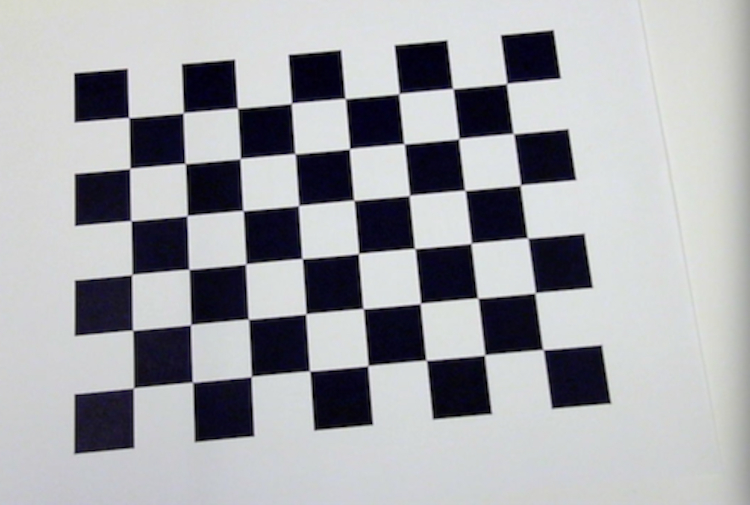
#> input picture app/sensors/calibrate/img1.jpg, 750 x 505 px, found by its file name; its folder holds only this picture in this run
$ python camera.py
#> lines starting #> are read from the running program, lines starting #| are printed output that depends on the picture; after the words box and inside, x2 and y2 are one past the last pixel; in counts of white or black regions, pixels touching at a corner belong together
import numpy as np
import cv2

## PROCES DE CALIBRATGE DE CAMERA
checkerboard = (8,6)
criteri = (cv2.TERM_CRITERIA_EPS + cv2.TermCriteria_MAX_ITER, 30, 0.001)
#para quan: max iter = 30, canvi entre iter > 0.001

obj3DPoints= np.zeros((checkerboard[0]*checkerboard[1], 3), np.float32) #coords x,y,z per cada punt
obj3DPoints[:,:2] = np.mgrid[0:checkerboard[0], 0:checkerboard[1]].T.reshape(-1,2) #converteix en llista de parells [x,y], [x,y]...
# deixa z = 0 (no l'agafa!)

objPoints = []
imgPoints = []

for idx in range(1, 10):
    filepath = f"app/sensors/calibrate/img{idx}.jpg"
    print(f"Cargando {filepath}")
    im = cv2.imread(filepath)
#> im is the input picture: shape (505, 750, 3); mean B, G, R 168.7, 164.3, 163.2
    if im is None:
        print(f"No s'ha pogut carregar la imatge {filepath}!")
        continue

    im_bw = cv2.cvtColor(im, cv2.COLOR_BGR2GRAY)
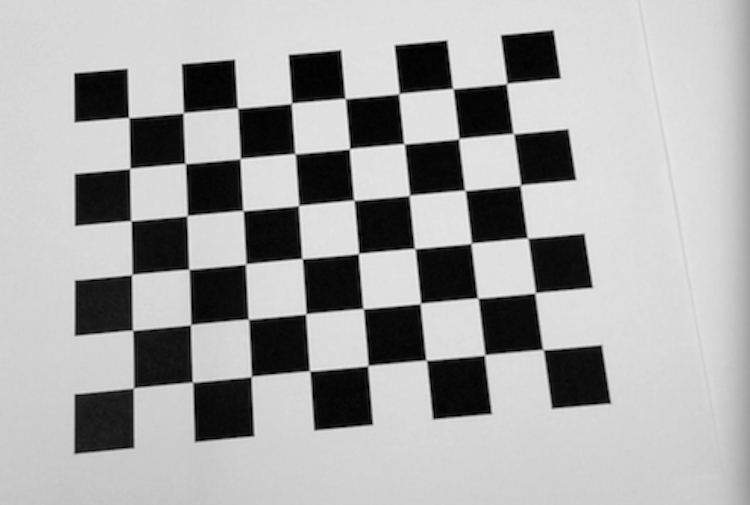
#> im_bw: shape (505, 750); min 0, max 240, mean 164.5
    ret, cantons = cv2.findChessboardCorners(im_bw, checkerboard, None)
#> ret = True; cantons = 48 rows, first 8: [129.8, 116.5], [184.5, 113.6], [236.5, 109.4], [290.5, 102.3], [346.1, 97.49], [397.7, 92.93], [452.9, 88.46], [505.6, 82.4]

    if ret:
        objPoints.append(obj3DPoints)
        cantons_improved = cv2.cornerSubPix(im_bw, cantons, (11, 11), (-1, -1), criteri)
#> cantons_improved = 48 rows, first 8: [128.7, 117.6], [183.2, 112.7], [237.5, 108.2], [291.4, 103.3], [345.3, 98.58], [398.9, 93.7], [452.7, 88.55], [506.6, 83.54]
        imgPoints.append(cantons_improved)
        cv2.drawChessboardCorners(im, checkerboard, cantons_improved, ret)
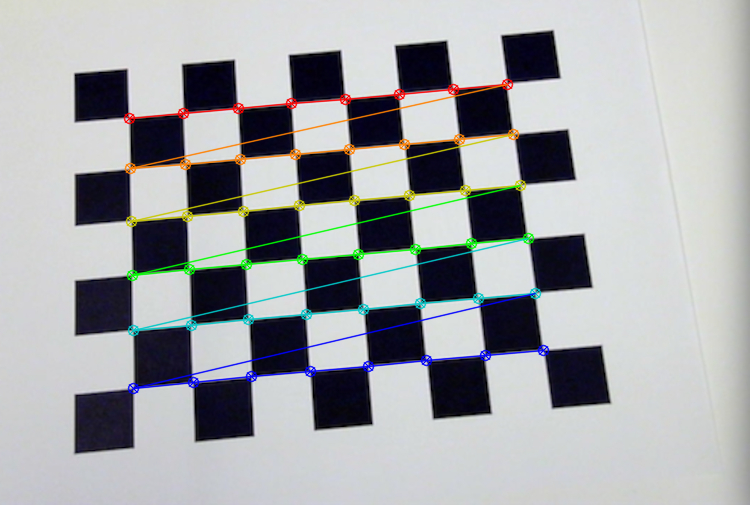
#> im: shape (505, 750, 3); 4.43% of pixels changed, all inside (x1, y1, x2, y2) = (123, 78, 550, 395)
        cv2.imshow("calibracio_img", im)
        cv2.waitKey(2000)
    else:
        print(f"No s'han trobat cantonades a {filepath}")

cv2.destroyAllWindows()

#a partir d'aqui s'ha de fer proves amb la camera del robot per guardar configs
if len(objPoints) > 0 and len(imgPoints) > 0:
    ret, camera_matrix, distorsion, rot, trans = cv2.calibrateCamera(objPoints, imgPoints, im_bw.shape[::-1], None, None)
    file = cv2.FileStorage("app/sensors/calibrate/camera_calibration.yaml", cv2.FILE_STORAGE_WRITE)
    file.write("camera_matrix", camera_matrix)
    file.write("distorsion_coef", distorsion) #rot y trans no calen!
    file.release()
    print("S'han guardat les configuracions a camera_calibration.yaml")
